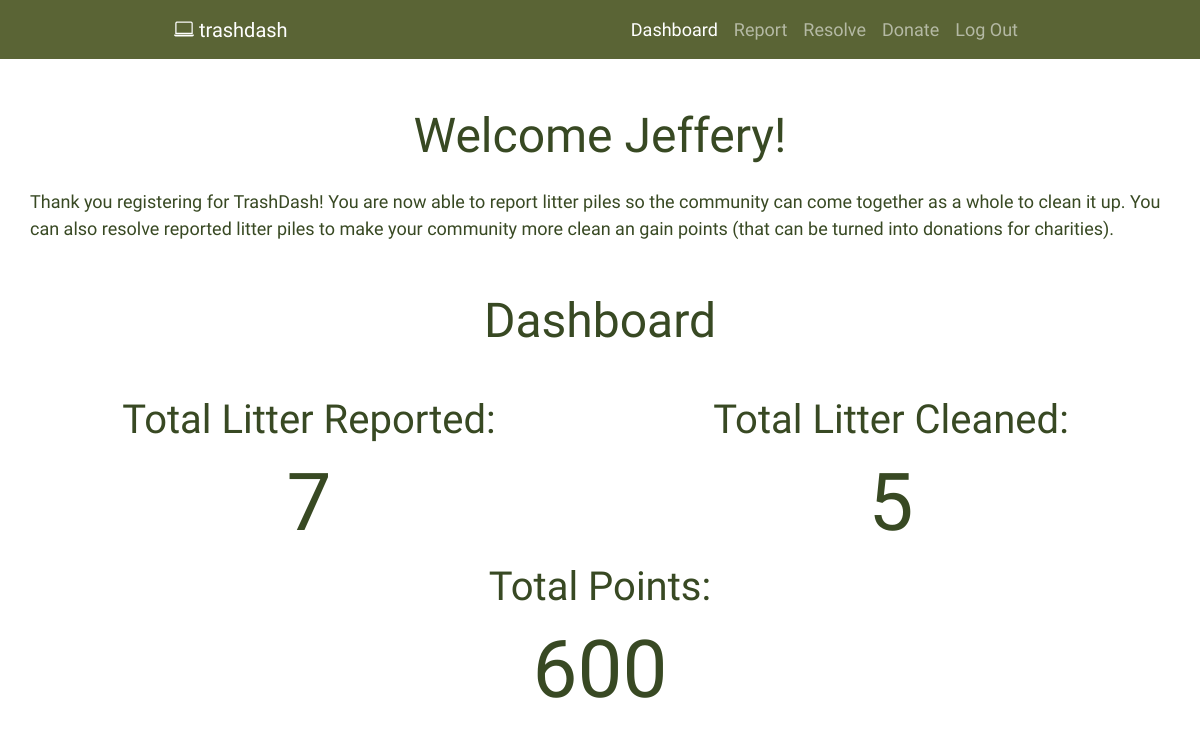
Page /dashboard (signed in) on the earlier database version.
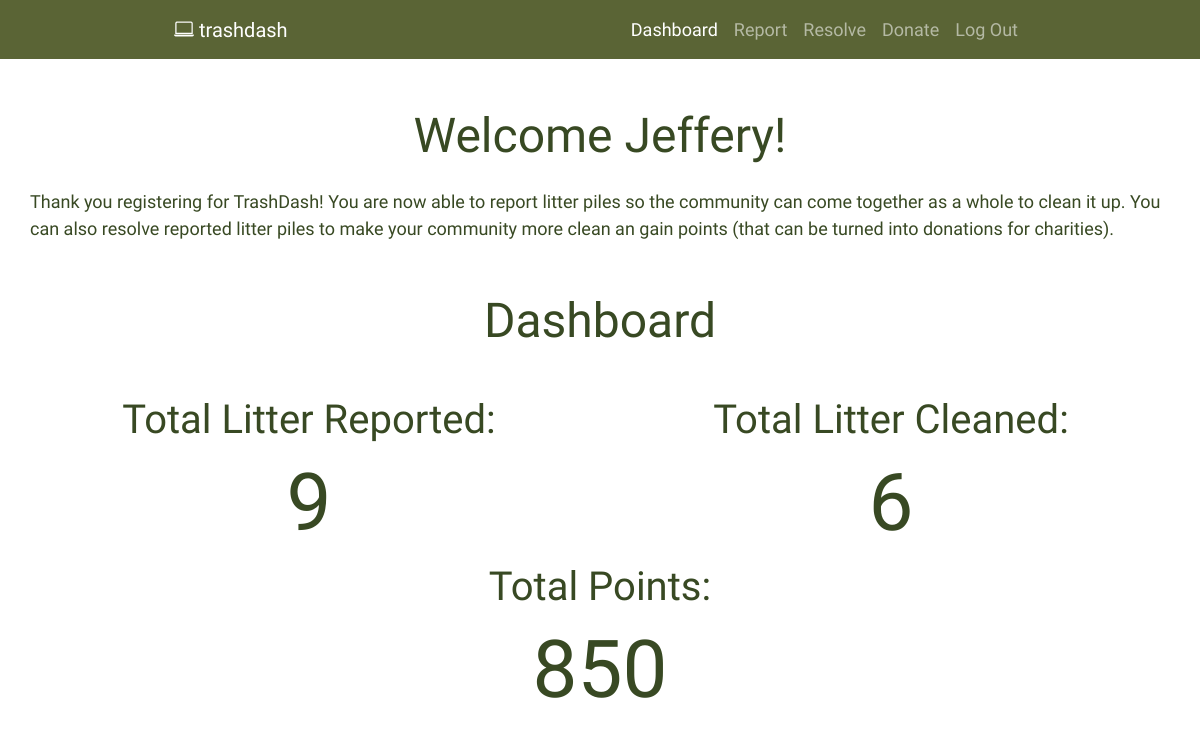
Same page on the later database version.
### website/models.py (models this page shows)
class User(db.Model, UserMixin):
    id = db.Column(db.Integer, primary_key=True)
    email = db.Column(db.String(30), unique=True)
    username = db.Column(db.String(20), unique=True)
    password = db.Column(db.String(20))
    litters_found = db.Column(db.Integer)
    litters_cleaned = db.Column(db.Integer)
    points = db.Column(db.Integer)
    reports = db.relationship('Report', backref="user")

### website/views.py (the view)
@views.route("/dashboard")
def dashboard():
    return render_template("dashboard.html", user=current_user)

### website/__init__.py (called while the page is built)
@login_manager.user_loader
def load_user(id):
    return User.query.get(int(id))

### website/templates/dashboard.html (shortened to what this page needs)
{% extends "layout.html" %}
{% block content %}
<body>
    <header>
        <nav class="navbar navbar-expand-lg navbar-dark fixed-top bg-primary">
            <div class="container nav-space">
                <a class="navbar-brand" href="/dashboard">
                    <i class="bi bi-laptop" role="img" aria-label="Logo"></i>
                    trashdash
                </a>
                <div class="collapse navbar-collapse" id="navbarCollapse">
                    <ul class="nav navbar-nav ms-auto">
                        <li class="nav-item">
                            <a class="nav-link active" href="/dashboard">Dashboard</a>
                        </li>
                        <li class="nav-item">
                            <a class="nav-link" href="/report">Report</a>
                        </li>
                        <li class="nav-item">
                            <a class="nav-link" href="/resolve">Resolve</a>
                        </li>
                        <li class="nav-item">
                            <a class="nav-link" href="/donate">Donate</a>
                        </li>
                        <li class="nav-item">
                            <a class="nav-link" href="/login">Log Out</a>
                        </li>
                    </ul>
                </div>
            </div>
        </nav>
    </header>
    <div class="container body-content">
        <div class="row" style="margin-top: 5%;  margin-bottom: 3%;">
            <h1 style="text-align: center; font-size: 300%; margin-bottom: 2%;">Welcome {{ current_user.username }}!</h1>
            <p>Thank you registering for TrashDash! You are now able to report litter piles so the community can come
                together as a whole to clean it up. You can also resolve reported litter piles to make your community
                more clean an gain points (that can be turned into donations for charities).</p>
        </div>
        <div class="row" style="margin-bottom: 3%; margin-top: 3%;">
            <h1 style="text-align: center; font-size: 300%; margin-bottom: 4%;">Dashboard</h1>
            <div class="col-md-6">
                <h1 style="text-align: center; margin-bottom: 2%;">Total Litter Reported:</h1>
                <h1 style="text-align: center; font-size: 500%; margin-bottom: 2%;">{{ current_user.litters_found }}
                </h1>
            </div>
            <div class="col-md-6">
                <h1 style="text-align: center; margin-bottom: 2%;">Total Litter Cleaned:</h1>
                <h1 style="text-align: center; font-size: 500%; margin-bottom: 2%;">{{ current_user.litters_cleaned }}
                </h1>
            </div>
            <div class="col-md-3"></div>
            <div class="col-md-6">
                <h1 style="text-align: center; margin-bottom: 2%;">Total Points:</h1>
                <h1 style="text-align: center; font-size: 500%; margin-bottom: 2%;">{{current_user.points}}</h1>
            </div>
        </div>
    </div>
</body>
</html>
{% endblock content %}

Differences in the rows shown:
changed User "Jeffery": litters_found "7" → "9"; litters_cleaned "5" → "6"; points "600" → "850"
